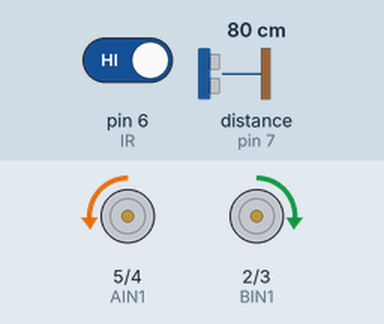
A sketch run on a simulated Arduino Uno, built with avr-gcc and run on an emulated ATmega328P. Shown: motor-driver pin pairs drawn as motors (green arrow = first pin HIGH = forward, orange = second pin HIGH = backward, longer = more drive, scaled by the enable pin). Wiring (inferred from the names in the program): ultrasonic range finder: trigger pin 8; echo pin 7. The inputs (shaded band) are chosen by the test bench; at power-on: distance to the obstacle (sensor on pin 7) 80 cm, pin 6 (IR) HIGH. The echo pulse lasts 58.3 µs per cm.

Above: at 6.2 s.
6.3 s: distance to the obstacle (sensor on pin 7) set to 64 cm
7.8 s: distance to the obstacle (sensor on pin 7) set to 56 cm
At 10.5 s:
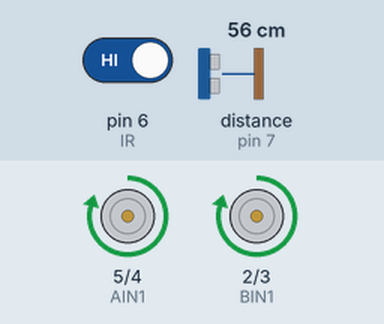
10.8 s: pin 6 (IR) driven LOW
13.8 s: distance to the obstacle (sensor on pin 7) set to 120 cm
At 14.5 s:
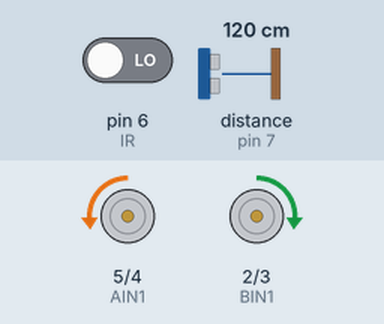
15.3 s: distance to the obstacle (sensor on pin 7) set to 2 cm
At 15.76 s:
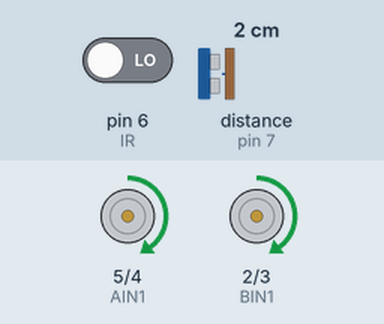
Timing chart, 0 to 19.3 s (numbered marks = the images above; inputs shaded):
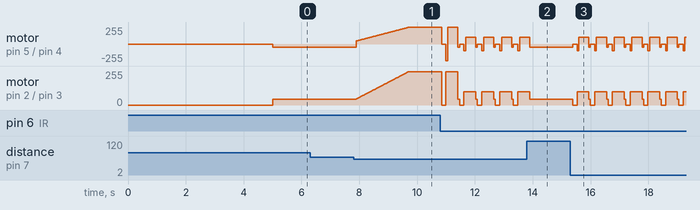

Measured:
- the behaviour switches between 61 and 60 cm on distance to the obstacle (sensor on pin 7) (found by bisection; images 0 and 1)
- after the input at 6.3 s, every drawn part: stays the same
- after the input at 7.8 s, motor on pin 5 (AIN1) / pin 4 (AIN2): moves from backward 45/255 to forward 250/255 over 1.8 s, starting after 0.10 s; motor on pin 2 (BIN1) / pin 3 (BIN2): moves from forward 45/255 to forward 250/255 over 1.8 s, starting after 0.10 s
- after the input at 13.8 s, motor on pin 5 (AIN1) / pin 4 (AIN2): goes on until 13.9 s, then stays backward 45/255; motor on pin 2 (BIN1) / pin 3 (BIN2): goes on until 13.9 s, then stays forward 45/255

The sketch:

C3L51U5.ino
```cpp
#include "C3L51U5Player.h"

Player C3L51U5; // Declare the player globally.

void setup() {
  C3L51U5.initalizePins(); // Initalize pins.
  delay(5000);  // Required 5 second delay before match
}

void loop() {
  C3L51U5.setBotMotion(SCANNING); // Begin the code in scanning (rotate) mode.
  C3L51U5.setTireSpeed(SLOW);
  C3L51U5.updateMovement();

  while (!C3L51U5.getFieldDetectionFlag()) {
    C3L51U5.scanField(); // Scan the field, but also include a delay to ensure no faulty measurement.
    delay(DELAY_SCAN);
  }

  C3L51U5.strikePlayer(); // Accelerate and strike the player.

  while (C3L51U5.getFieldDetectionFlag()) { // If we are still detecting the player, keep striking.
    C3L51U5.scanField();

    if (C3L51U5.getGroundDetectionFlag()) { // To avoid confusion, simply use the getter for detection flag for the ground to avoid helper functions within the class.
      break; // Exit if we detect the rim to the logic below.
    }
    delay(DELAY_SCAN); // Always have a delay between scans.
  }

  C3L51U5.setBotMotion(BRAKE); // Always stop the robot before anything else happens.
  C3L51U5.updateMovement();

  if (C3L51U5.getGroundDetectionFlag()) { // If we stopped because of the ground, dodge and continue.
      delay(DELAY_SCAN); // Short settle, using the same constant for the SCAN delay.
      C3L51U5.dodgePlayer();
  }

  C3L51U5.resetFlags(); // Reset the flags and control our iterations.
  C3L51U5.iterativeControl();
}
```

C3L51U5Player.cpp
```cpp
#include "C3L51U5Player.h"
#include <Arduino.h>

Player::Player() {
  currentTireSpeed = ZERO; // Initalize the values to be 0, or on brake for anything involving motion.
  currentVarTireSpeed = ZERO_PWM;
  currentBotMotion = BRAKE;
  currentPWM = 0;
  detectFlagField = 0;
  detectFlagGround = 0;
  accelerating = 0;
  objectDistance = 0;
  iterations = 0;
  linearErrors = 0;
}

void Player::initalizePins() {
  pinMode(TRIGGER, OUTPUT); // Setup pins for the ultrasonic sensor.
  digitalWrite(TRIGGER, LOW);
  pinMode(ECHO, INPUT);

  pinMode(IR, INPUT_PULLUP); // Setup pin for the IR sensor.

  pinMode(AIN1, OUTPUT); // Set up motor pins.
  pinMode(AIN2, OUTPUT);
  pinMode(BIN1, OUTPUT);
  pinMode(BIN2, OUTPUT);
  pinMode(APWM, OUTPUT);
  pinMode(BPWM, OUTPUT);
}

void Player::setTireSpeed(TireSpeed newTireSpeed) {
  currentTireSpeed = newTireSpeed; // Set our current tire speed to the new, passed enumerative value.
}

void Player::setTireSpeed(int newTireSpeed) {
  currentVarTireSpeed = newTireSpeed; // Overloaded function to set tire speed to a changing integer during acceleration.
}

void Player::setBotMotion(BotMotion newBotMotion) {
  currentBotMotion = newBotMotion; // Set our new bot motion.
}

void Player::updateMovement() {

  if (!accelerating) { // If we are not accelerating, set the PWM to the right constant according to the state.
    switch (currentTireSpeed) {
      case ZERO: currentPWM = ZERO_PWM; break;
      case SLOW: currentPWM = SLOW_PWM; break;
      case MODERATE: currentPWM = MODERATE_PWM; break;
      case FAST: currentPWM = FAST_PWM; break;
      default: currentPWM = ZERO_PWM; break;
    }
  } else { // If we are not accelerating, set the current PWM to the speed we are currently on.
    currentPWM = currentVarTireSpeed;
  }

  switch (currentBotMotion) { // Control the PWM pins based on the state of the robot currently.

    case PIVOTING:
      digitalWrite(AIN1, LOW); digitalWrite(AIN2, HIGH);
      digitalWrite(BIN1, HIGH); digitalWrite(BIN2, HIGH);
      break;

    case SCANNING:
      digitalWrite(AIN1, LOW); digitalWrite(AIN2, HIGH);
      digitalWrite(BIN1, HIGH); digitalWrite(BIN2, LOW);
      break;

    case LINEAR:
      digitalWrite(AIN1, HIGH); digitalWrite(AIN2, LOW);
      digitalWrite(BIN1, HIGH); digitalWrite(BIN2, LOW);
      break;

    case LINEAR_REVERSE:
      digitalWrite(AIN1, LOW); digitalWrite(AIN2, HIGH);
      digitalWrite(BIN1, LOW); digitalWrite(BIN2, HIGH);
      break;

    case COAST:
      digitalWrite(AIN1, LOW); digitalWrite(AIN2, LOW);
      digitalWrite(BIN1, LOW); digitalWrite(BIN2, LOW);
      break;

    case BRAKE:
    default:
      digitalWrite(AIN1, HIGH); digitalWrite(AIN2, HIGH);
      digitalWrite(BIN1, HIGH); digitalWrite(BIN2, HIGH);
      break;
  }

  if (currentBotMotion == BRAKE) { // Function for the full brake of the robot.
    analogWrite(APWM, 255);
    analogWrite(BPWM, 255);
  } else { // Update the PWM of the tires afterward, accounting for error if needed.
    analogWrite(APWM, ERROR_TIRES * currentPWM);
    analogWrite(BPWM, currentPWM);
  }

  if (currentBotMotion == COAST || currentBotMotion == BRAKE) // Always set a delay if its stopping.
    delay(STOP_DELAY);
}

void Player::scanField() {
  sendPulse(); // Send the pulse to the ultrasonic sensor.
  objectDistance = getObjectDistance(); // Get object distance using the helper function, then use it to set the object detection flag.
  setObjectDetectionFlag(objectDistance);
  checkGround(); // Also check the ground to ensure we are within the bounds of the arena.

  if (currentBotMotion == LINEAR) // If we are striking the player, invoke the tolerance control to ensure we do not stop unless many zeroes/out of range values are detected.
    toleranceControl();
}

void Player::strikePlayer() {
  setBotMotion(LINEAR); // If we are striking the player, set the motion to linear and the speed to slow first.
  setTireSpeed(SLOW);
  updateMovement();

  accelerating = 1; // Switch on our acceleration flag.

  for (int i = 1; i <= FAST_PWM - SLOW_PWM; i++) { // Ramp up the PWM of the car progressively until it hits the max PWM (FAST state).
    setTireSpeed(SLOW_PWM + i);
    updateMovement();

    scanField(); // Always scan the field every chance we get.

    if (!detectFlagField || detectFlagGround) { // IMMEDIATE BREAK: If we lose the opponent or hit the edge during ramp-up
        accelerating = 0; // Reset flag so updateMovement uses standard speeds
        return;
    }
    delay(ACCELERATION_DELAY);
  }
  accelerating = 0; // Speeding up finished.
}

void Player::dodgePlayer() {
  setBotMotion(SCANNING); // Sharp fast turn, with the delay allowing for the action to take place.
  setTireSpeed(MODERATE);
  updateMovement();
  delay(DODGE_DELAY);

  setBotMotion(LINEAR); // Back up after the pivot to clear the line, extend the delay for a bit for safety.
  setTireSpeed(MODERATE);
  updateMovement();
  delay(DODGE_DELAY + 290);
}

void Player::sendPulse() {
  digitalWrite(TRIGGER, LOW); // Send the pulse to the ultrasonic sensor, ensuring the trigger is on low first.
  delayMicroseconds(2);
  digitalWrite(TRIGGER, HIGH);
  delayMicroseconds(10);
  digitalWrite(TRIGGER, LOW);
}

float Player::getObjectDistance() {
  unsigned long duration = pulseIn(ECHO, HIGH, TIMEOUT); // Use the pulse duration to grab the duration, then return if an out of range object (distance 0), is not present. Otherwise, return 0.
  if (duration != 0) return duration / 58.3f;
  else return 0;
}

void Player::setObjectDetectionFlag(float distance) {
  detectFlagField = (distance < DISTANCE_DETECTION && distance > 0); // Use the distance detection threshold (constant) to obtain our flag value (true/false)
}

void Player::setGroundDetectionFlag(int irValue) {
  detectFlagGround = (irValue == LOW); // LOW indicates white line, which is an edge.
}

void Player::checkGround() {
  int irValue = digitalRead(IR); // Check the ir value, an set the detection flag based on it.
  setGroundDetectionFlag(irValue);
}

void Player::resetFlags() {
  detectFlagField = 0; // Reset the flags to zero if needed.
  detectFlagGround = 0;
}

bool Player::getGroundDetectionFlag() {
  return detectFlagGround; // Get ground detection flag.
}

bool Player::getFieldDetectionFlag() {
  return detectFlagField; // Get field detection flag.
}

int Player::getTotalIterations() {
  return iterations; // Get the total number of iterations (Important for testing).
}

void Player::iterativeControl() {
  iterations++; // In our iterative control, increment the iterations, set our tolerance related value to a fresh zero after each iteration.
  linearErrors = 0;
  accelerating = 0;
}

void Player::toleranceControl() {
  if (objectDistance == 0 || objectDistance >= DISTANCE_DETECTION) // For tolerance, this is to ensure we only go back into linear mode if we detect a certain number of zeroes in a row.
    linearErrors++;
  else
    linearErrors = 0;

  if (linearErrors < TOLERANCE_VALUES)
    detectFlagField = 1;
}
```

C3L51U5Player.h
```cpp
#ifndef C3L51U5PLAYER_H // Include Guards
#define C3L51U5PLAYER_H

#define TRIGGER 8 // Pin constants for the ultrasonic and IR sensor.
#define ECHO 7
#define IR 6

#define AIN1 5 // Define our motor pin constants.
#define AIN2 4
#define BIN1 2
#define BIN2 3
#define APWM 10
#define BPWM 9

#define ZERO_PWM 0 // Define our PWM values for each of the states of the finite state machine, along with error to account for tire resistance.
#define SLOW_PWM 45
#define MODERATE_PWM 100
#define FAST_PWM 250
#define ERROR_TIRES 1

#define DELAY_SCAN 50 // Define delays for scanning, ultrasonic sensor timeout, movement delays, tolerance/acceleration values, and distance which the sensor goes on by default.
#define TIMEOUT 38000
#define STOP_DELAY 100
#define DODGE_DELAY 60
#define ACCELERATION_DELAY 5
#define TOLERANCE_VALUES 3
#define DISTANCE_DETECTION 60

enum TireSpeed { ZERO, SLOW, MODERATE, FAST }; // Declare enumerations for each of our finite state machines, one for bot motion and one for tire speed.
enum BotMotion { SCANNING, PIVOTING, LINEAR, LINEAR_REVERSE, COAST, BRAKE };

class Player {
private: // Private members for each of the variables, including detection flags for the field and ground along with current speed, motion, and PWM.
  TireSpeed currentTireSpeed;
  int currentVarTireSpeed;
  BotMotion currentBotMotion;
  int currentPWM;
  bool accelerating;
  bool detectFlagField;
  bool detectFlagGround;
  float objectDistance;
  int iterations;
  int linearErrors;

public:
  Player(); // Constructor
  void initalizePins(); // Helper function to initialize the pins.

  void updateMovement(); // Function to update movement and control PWMs.
  void setTireSpeed(TireSpeed); // Setter functions, including an overloaded tireSpeed function for acceleration purposes.
  void setTireSpeed(int);
  void setBotMotion(BotMotion);

  void scanField(); // Function to scan the field.
  void checkGround(); // Function to check the ground.
  void sendPulse(); // Ultrasonic helper function to send pulse.
  void strikePlayer(); // Function to strike the player after being detected.
  void dodgePlayer(); // Function to dodge player based off IR sensor detection.

  void setObjectDetectionFlag(float); // Setter functions for the flags.
  void setGroundDetectionFlag(int);
  void resetFlags();

  float getObjectDistance(); // Getters for the object distance, and each of the detection flags.
  bool getGroundDetectionFlag();
  bool getFieldDetectionFlag();

  int getTotalIterations(); //Functions for iterative control.
  void iterativeControl();

  void toleranceControl(); // Function to control the tolerance of the zeroes detected.
};

#endif
```
